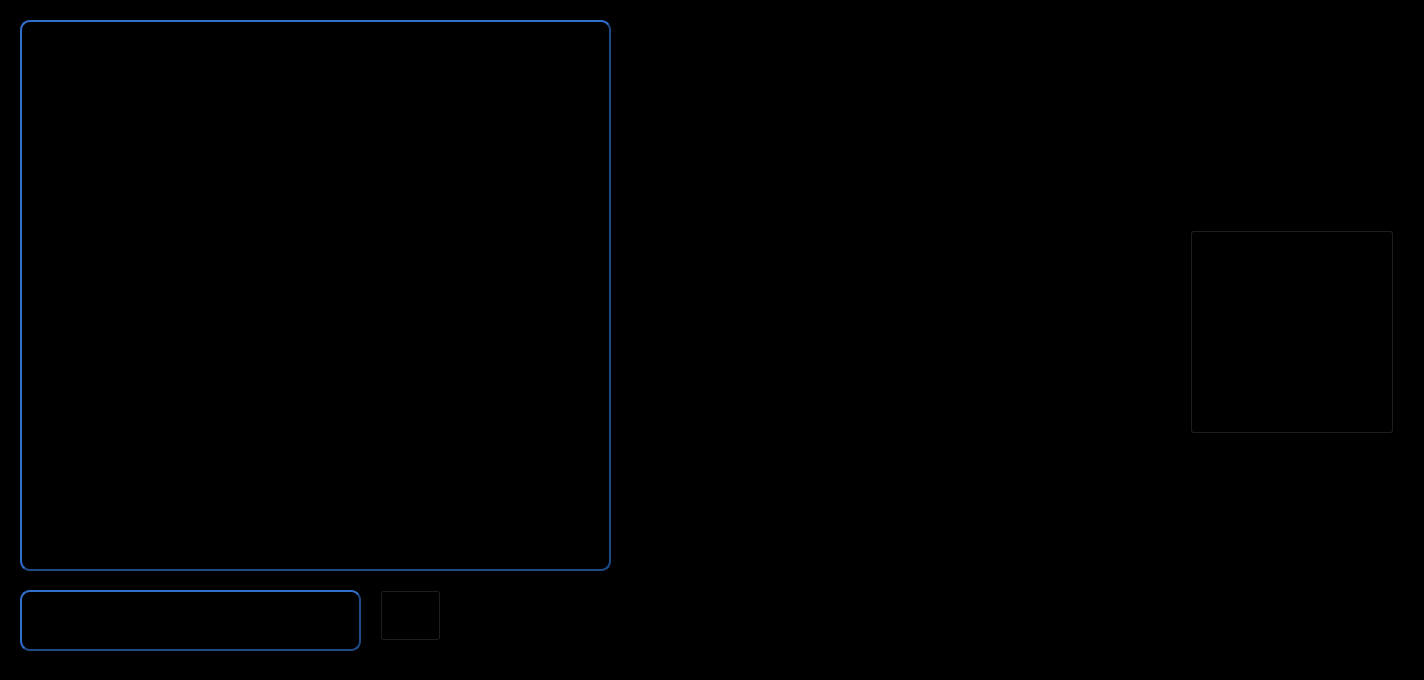
<?xml version="1.0" encoding="UTF-8"?>
<ui version="4.0">
 <class>Phenom</class>
 <widget class="QWidget" name="Phenom">
  <property name="geometry">
   <rect>
    <x>0</x>
    <y>0</y>
    <width>1424</width>
    <height>680</height>
   </rect>
  </property>
  <property name="windowTitle">
   <string>Form</string>
  </property>
  <property name="styleSheet">
   <string notr="true">background-color: rgb(0, 0, 0);</string>
  </property>
  <widget class="QPushButton" name="send_button">
   <property name="geometry">
    <rect>
     <x>460</x>
     <y>580</y>
     <width>151</width>
     <height>81</height>
    </rect>
   </property>
   <property name="styleSheet">
    <string notr="true">QPushButton
{
background-image: url(:/main_page/icons/main_page/send_button.png);
}
QPushButton:hover
{
background-image: url(:/main_page/icons/main_page/send_button.png);
border: 0px
}
QPushButton:pressed
{
background-image: url(:/main_page/icons/main_page/send_button.png);
margin: 2px;
}
</string>
   </property>
   <property name="text">
    <string/>
   </property>
   <property name="flat">
    <bool>true</bool>
   </property>
  </widget>
  <widget class="QLineEdit" name="chat_le">
   <property name="geometry">
    <rect>
     <x>20</x>
     <y>590</y>
     <width>341</width>
     <height>61</height>
    </rect>
   </property>
   <property name="layoutDirection">
    <enum>Qt::LeftToRight</enum>
   </property>
   <property name="styleSheet">
    <string notr="true">color: rgb(255, 255, 255);
	border-color: rgb(32, 74, 135);
    border-style: outset;
    border-width: 2px;
    border-radius: 10px;
    padding: 6px;</string>
   </property>
   <property name="text">
    <string/>
   </property>
  </widget>
  <widget class="QWidget" name="chat_widget" native="true">
   <property name="geometry">
    <rect>
     <x>20</x>
     <y>20</y>
     <width>591</width>
     <height>551</height>
    </rect>
   </property>
   <property name="styleSheet">
    <string notr="true">/*border-color: rgb(4, 54, 90);*/
border-style: outset;
border-width: 2px;
border-radius: 10px;
border-color: rgb(32, 74, 135);
 padding: 6px;</string>
   </property>
  </widget>
  <widget class="QLabel" name="label">
   <property name="geometry">
    <rect>
     <x>700</x>
     <y>140</y>
     <width>391</width>
     <height>371</height>
    </rect>
   </property>
   <property name="layoutDirection">
    <enum>Qt::LeftToRight</enum>
   </property>
   <property name="styleSheet">
    <string notr="true">background-image: url(:/main_page/icons/main_page/phenom_gif.gif)</string>
   </property>
   <property name="text">
    <string/>
   </property>
  </widget>
  <widget class="QPushButton" name="setting_button">
   <property name="geometry">
    <rect>
     <x>1190</x>
     <y>230</y>
     <width>204</width>
     <height>204</height>
    </rect>
   </property>
   <property name="styleSheet">
    <string notr="true">QPushButton
{
background-image:url(:/main_page/icons/main_page/setting_button.png);
}
QPushButton:hover
{
background-image: url(:/main_page/icons/main_page/setting_button.png);
border: 0px
}
QPushButton:pressed
{
background-image: url(:/main_page/icons/main_page/setting_button.png);
margin: 2px;
}
</string>
   </property>
   <property name="text">
    <string/>
   </property>
  </widget>
  <widget class="QPushButton" name="mic_button">
   <property name="geometry">
    <rect>
     <x>380</x>
     <y>590</y>
     <width>61</width>
     <height>51</height>
    </rect>
   </property>
   <property name="styleSheet">
    <string notr="true">QPushButton
{
border-image: url(:/main_page/icons/main_page/mic_button.jpg);
}
QPushButton:hover
{
border-image: url(:/main_page/icons/main_page/mic_button.jpg);
border: 0.5px
}
QPushButton:pressed
{
border-image: url(:/main_page/icons/main_page/mic_button.jpg);
margin: 2px;
}
</string>
   </property>
   <property name="text">
    <string/>
   </property>
  </widget>
 </widget>
 <resources/>
 <connections/>
</ui>
